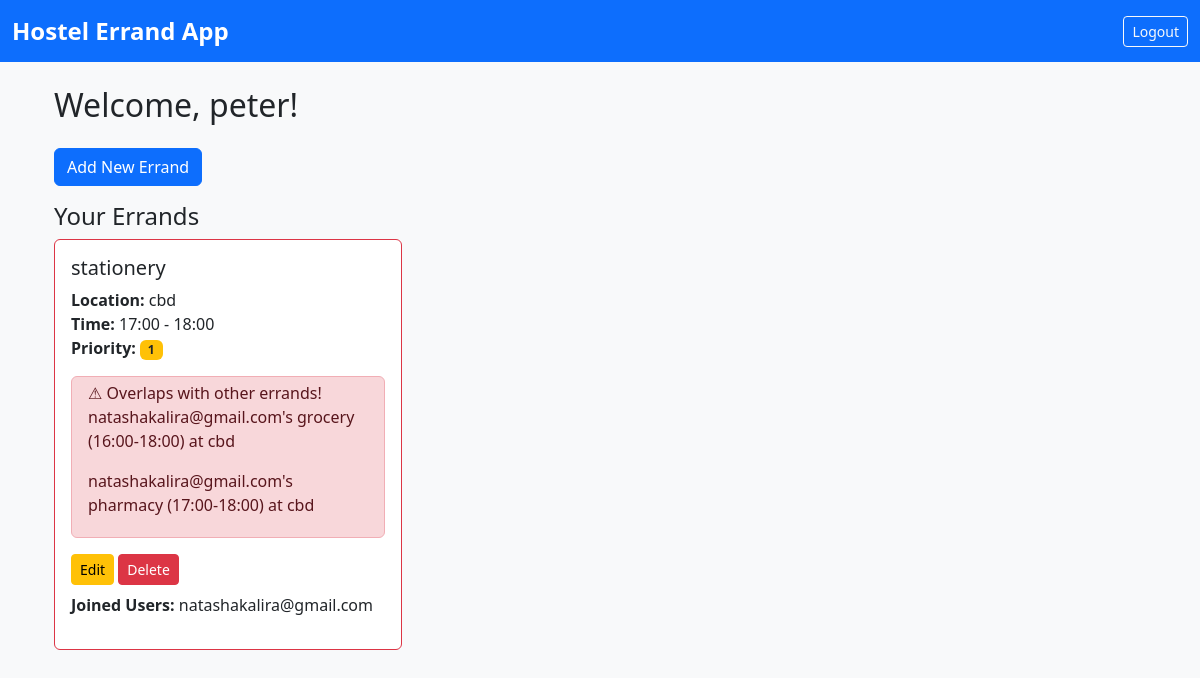
The app's page / (signed in) with its own data.
### app.py (models this page shows)
class User(db.Model, UserMixin):
    id = db.Column(db.Integer, primary_key=True)
    username = db.Column(db.String(50), unique=True, nullable=False)
    password = db.Column(db.String(50), nullable=False)
    errands = db.relationship('Errand', backref='user', lazy=True)
    joined_errands = db.relationship('Errand', secondary=participants, backref='joined_users')

class Errand(db.Model):
    id = db.Column(db.Integer, primary_key=True)
    user_id = db.Column(db.Integer, db.ForeignKey('user.id'), nullable=False)
    name = db.Column(db.String(100), nullable=False)
    location = db.Column(db.String(100), nullable=False)
    start_time = db.Column(db.String(5), nullable=False)
    end_time = db.Column(db.String(5), nullable=False)
    priority = db.Column(db.Integer, default=3)

### app.py (the view)
@app.route('/')
@login_required
def dashboard():
    errands = Errand.query.filter_by(user_id=current_user.id).all()
    all_errands = Errand.query.all()
    for e in errands:
        e.overlaps = find_overlaps(e, [ex for ex in all_errands if ex.id != e.id])
    return render_template('dashboard.html', errands=errands)

### app.py (called while the page is built)
@login_manager.user_loader
def load_user(user_id):
    return User.query.get(int(user_id))

def parse_time(time_str):
    return datetime.strptime(time_str, "%H:%M")

def is_overlap(start1, end1, start2, end2):
    start1, end1 = parse_time(start1), parse_time(end1)
    start2, end2 = parse_time(start2), parse_time(end2)
    return start1 < end2 and start2 < end1

def find_overlaps(new_errand, existing_errands):
    overlaps = []
    for e in existing_errands:
        if is_overlap(new_errand.start_time, new_errand.end_time, e.start_time, e.end_time):
            overlaps.append(e)
    return overlaps

### templates/dashboard.html (shortened to what this page needs)
{% extends "base.html" %}
{% block content %}
<div class="container mt-4">
    <h2>Welcome, {{ current_user.username }}!</h2>
    <a href="{{ url_for('add_errand') }}" class="btn btn-primary my-3">Add New Errand</a>
    <h4>Your Errands</h4>
    <div class="row">
        {% for e in errands %}
        <div class="col-md-4">
            <div class="card mb-3 {% if e.overlaps %}border-danger{% else %}border-success{% endif %}">
                <div class="card-body">
                    <h5 class="card-title">{{ e.name }}</h5>
                    <p class="card-text">
                        <strong>Location:</strong> {{ e.location }} <br>
                        <strong>Time:</strong> {{ e.start_time }} - {{ e.end_time }} <br>
                        <strong>Priority:</strong> <span class="badge bg-warning text-dark">{{ e.priority }}</span>
                    </p>
                    {% if e.overlaps %}
                        <div class="alert alert-danger py-1">
                            ⚠ Overlaps with other errands!
                            {% for o in e.overlaps %}
                                <p>{{ o.user.username }}'s {{ o.name }} ({{ o.start_time }}-{{ o.end_time }}) at {{ o.location }}</p>
                            {% endfor %}
                        </div>
                    {% endif %}
                    <a href="{{ url_for('edit_errand', errand_id=e.id) }}" class="btn btn-sm btn-warning">Edit</a>
                    <a href="{{ url_for('delete_errand', errand_id=e.id) }}" class="btn btn-sm btn-danger" onclick="return confirm('Delete this errand?');">Delete</a>
                    {% if e.joined_users %}
                        <p class="mt-2"><strong>Joined Users:</strong>
                        {% for u in e.joined_users %}
                            {{ u.username }}{% if not loop.last %}, {% endif %}
                        {% endfor %}
                        </p>
                    {% endif %}
                </div>
            </div>
        </div>
        {% endfor %}
    </div>
</div>
{% endblock %}

### static/style.css (style rules this page uses)
body { font-family: 'Segoe UI', sans-serif; }
.card { transition: transform 0.2s; }

### records on screen
User: username "peter"
Errand: name "stationery", location "cbd", start_time "17:00", end_time "18:00", priority "1"
Errand: user.username "natashakalira@gmail.com", name "grocery", start_time "16:00", end_time "18:00", location "cbd"
Errand: user.username "natashakalira@gmail.com", name "pharmacy", start_time "17:00", end_time "18:00", location "cbd"
User: username "natashakalira@gmail.com"
